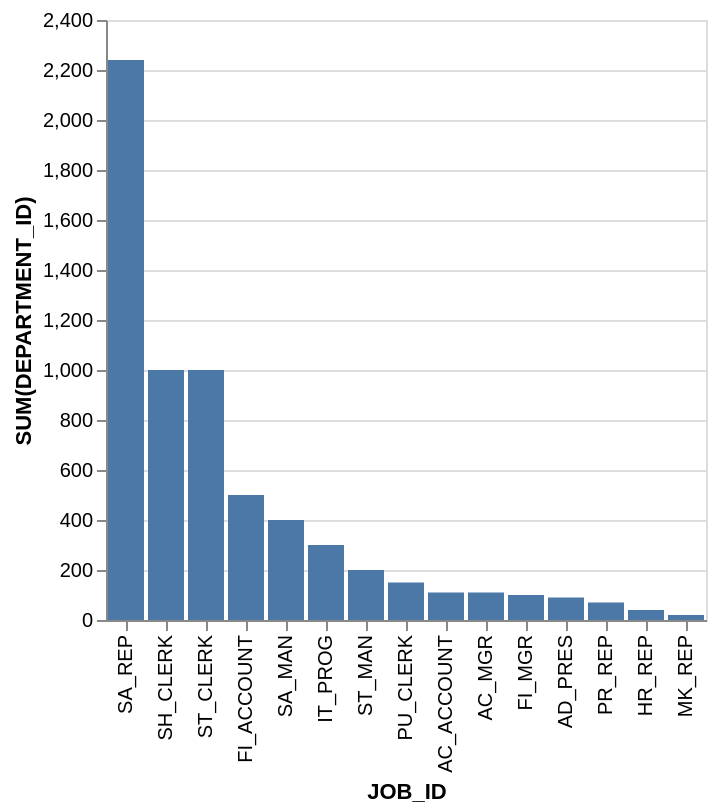

Here is the Vega-Lite specification saved for this chart:
### Vega-Lite specification from a JSON file in a GitHub repository (floating-point values rounded to 4 significant figures)
{"data": {"values": [{"x_data": "AC_ACCOUNT", "y_data": 110}, {"x_data": "AC_MGR", "y_data": 110}, {"x_data": "AD_PRES", "y_data": 90}, {"x_data": "FI_ACCOUNT", "y_data": 500}, {"x_data": "FI_MGR", "y_data": 100}, {"x_data": "HR_REP", "y_data": 40}, {"x_data": "IT_PROG", "y_data": 300}, {"x_data": "MK_REP", "y_data": 20}, {"x_data": "PR_REP", "y_data": 70}, {"x_data": "PU_CLERK", "y_data": 150}, {"x_data": "SA_MAN", "y_data": 400}, {"x_data": "SA_REP", "y_data": 2240}, {"x_data": "SH_CLERK", "y_data": 1000}, {"x_data": "ST_CLERK", "y_data": 1000}, {"x_data": "ST_MAN", "y_data": 200}]}, "mark": "bar", "encoding": {"x": {"field": "x_data", "type": "nominal", "title": "JOB_ID", "sort": {"op": "sum", "field": "y_data", "order": "descending"}}, "y": {"field": "y_data", "type": "quantitative", "title": "SUM(DEPARTMENT_ID)"}}}
